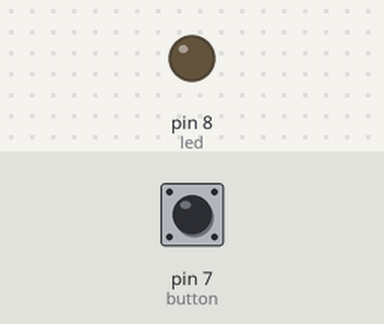
A sketch run on a simulated Arduino Uno, built with avr-gcc and run on an emulated ATmega328P. On the bench: output pins drawn as LEDs (lit = HIGH). The test bench sets the inputs (shaded band); at power-on: pin 7 (button) LOW. The ROS host is connected and sends only what is stated; random numbers use the default seed unless the sketch sets one; what the sketch prints to the serial monitor is not drawn.

Above: at 1.4 s.
1.5 s: pin 7 (button) pulled HIGH for 0.35 s
At 1.9 s:
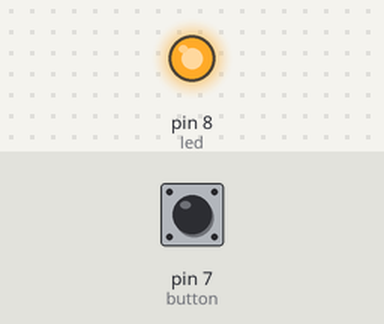
3.6 s: pin 7 (button) pulled HIGH for 3.2 s
At 7.6 s:
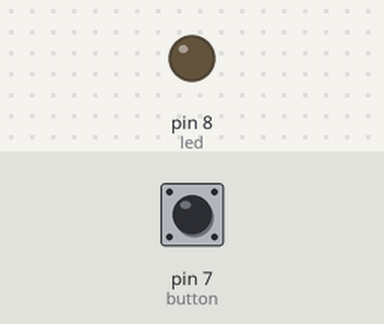
Timing chart, 0 to 9.1 s (numbered marks = the images above; inputs shaded):
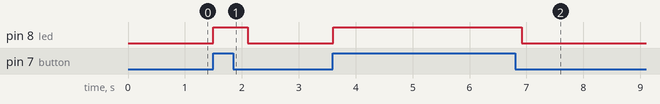

Measured:
- after the input at 1.5 s, pin 8 (led): LOW → HIGH at once, → LOW 0.60 s later
- after the input at 3.6 s, pin 8 (led): LOW → HIGH at once, → LOW 3.3 s later

The sketch:

test_coord_alea_ros.ino
```cpp
#include <ros.h>
#include <std_msgs/String.h>


int button = 7;
int led = 8;


ros::NodeHandle nh;
std_msgs::String str_msg;
ros::Publisher chatter("test_coord", &str_msg);

void setup() {

  pinMode(button,INPUT);
  pinMode(led,OUTPUT);

  nh.getHardware()->setBaud(9600);
  nh.initNode();
  nh.advertise(chatter);

  Serial.begin(9600);
}

void loop(){
  if(digitalRead(button) == 1){
    digitalWrite(led,HIGH);
    long alpha = (random(1,181));
    long beta = (random(1,271));
    long gamma = 360 - (alpha + beta);
    Serial.print(alpha);
    Serial.print(" ");
    Serial.print(beta);
    Serial.print(" ");
    Serial.print(gamma);
    Serial.print(" ");
    String sendRos = String(alpha)+";"+String(beta)+";"+String(gamma);
    char charBuf[sendRos.length()+1];
    sendRos.toCharArray(charBuf,sendRos.length()+1);
    str_msg.data = charBuf;
    chatter.publish(&str_msg);
    nh.spinOnce();
  }else{
    digitalWrite(led,LOW);
  }
  delay(300);
}
```
